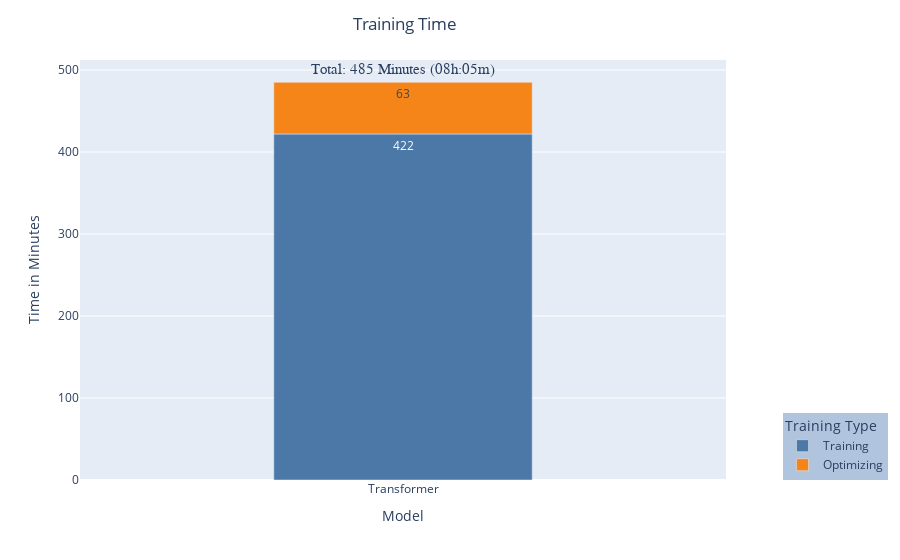

The code cell stored with this chart in its notebook:
### Code cell
import plotly.express as px

df = pd.DataFrame({"Time":[422,63],
                   "Model":["Transformer","Transformer"],
                   "Training Type":["Training","Optimizing"]
                   })
fig = px.bar(df,y="Time",x="Model",color="Training Type",text="Time",color_discrete_sequence=px.colors.qualitative.T10)
fig.update_yaxes(title="Time in Minutes")
fig.update_layout(legend=dict(
    yanchor="bottom",
    y=0,
    xanchor="right",
    x=1.25,
    bgcolor="LightSteelBlue",
),title={
    "text":"Training Time",
    "x":0.45
})
min = 99999
max = 0

counter = 0
temp = 0
for t,_,_ in df.values:
    temp += t
    counter += 1
    if counter == 2:
        if temp> max:
            max = temp
        elif temp < min:
            min = temp
        temp = 0
        counter = 0

fig.update_traces(width=0.4)
fig.add_annotation(x=0, y=500,
            text="Total: 485 Minutes (08h:05m)",
            showarrow=False,font_size=15,font_family="Arial Black")
fig.show()
#fig.write_image("training_time.png",format='png',engine='kaleido',scale=3)

### Figure 1 — Plotly figure (JSON) as saved in the notebook; plotly's stock layout.template omitted (floating-point values rounded to 4 significant figures)
{"data": [{"alignmentgroup": "True", "hovertemplate": "Training Type=Training<br>Model=%{x}<br>Time=%{text}<extra></extra>", "legendgroup": "Training", "marker": {"color": "#4C78A8", "pattern": {"shape": ""}}, "name": "Training", "offsetgroup": "Training", "orientation": "v", "showlegend": true, "text": [422], "textposition": "auto", "type": "bar", "width": 0.4, "x": ["Transformer"], "xaxis": "x", "y": [422], "yaxis": "y"}, {"alignmentgroup": "True", "hovertemplate": "Training Type=Optimizing<br>Model=%{x}<br>Time=%{text}<extra></extra>", "legendgroup": "Optimizing", "marker": {"color": "#F58518", "pattern": {"shape": ""}}, "name": "Optimizing", "offsetgroup": "Optimizing", "orientation": "v", "showlegend": true, "text": [63], "textposition": "auto", "type": "bar", "width": 0.4, "x": ["Transformer"], "xaxis": "x", "y": [63], "yaxis": "y"}], "layout": {"annotations": [{"font": {"family": "Arial Black", "size": 15}, "showarrow": false, "text": "Total: 485 Minutes (08h:05m)", "x": 0, "y": 500}], "barmode": "relative", "legend": {"bgcolor": "LightSteelBlue", "title": {"text": "Training Type"}, "tracegroupgap": 0, "x": 1.25, "xanchor": "right", "y": 0, "yanchor": "bottom"}, "margin": {"t": 60}, "title": {"text": "Training Time", "x": 0.45}, "xaxis": {"anchor": "y", "domain": [0, 1], "title": {"text": "Model"}}, "yaxis": {"anchor": "x", "domain": [0, 1], "title": {"text": "Time in Minutes"}}}}
